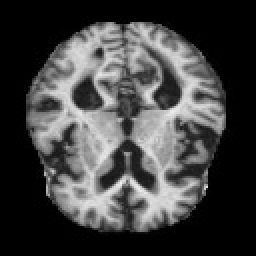
#> input picture MRI/train1/Mild Impairment/MildImpairment (105).jpg, 128 x 128 px (shown 2 times larger); its folder holds only this picture in this run
$ python RF.py
#> lines starting #> are read from the running program, lines starting #| are printed output that depends on the picture
# Import necessary libraries
import os
import numpy as np
import cv2
from sklearn.ensemble import RandomForestClassifier
from sklearn.metrics import classification_report, accuracy_score, f1_score, precision_score, recall_score
from sklearn.model_selection import train_test_split
from sklearn.preprocessing import LabelEncoder

# Define the paths to your train and test data folders for each device
device_data_dirs = {
    "Device1": {
        "train_data_dir": '../train1',
        "test_data_dir": '../test1'
    },
    "Device2": {
        "train_data_dir": '../train2',
        "test_data_dir": '../test2'
    },
    "Device3": {
        "train_data_dir": '../train3',
        "test_data_dir": '../test3'
    },
    "Device4": {
        "train_data_dir": '../train4',
        "test_data_dir": '../test4'
    },
    "Device5": {
        "train_data_dir": '../train5',
        "test_data_dir": '../test5'
    }
}

# Create empty lists to store metrics for all devices
all_precisions = []
all_accuracies = []
all_f1_scores = []
all_recalls = []

# Loop through all devices
for device_name, data_dirs in device_data_dirs.items():
    train_data_dir = data_dirs["train_data_dir"]
    test_data_dir = data_dirs["test_data_dir"]

    # Initialize empty lists to store image data and labels for training and testing
    X_train = []
    y_train = []
    X_test = []
    y_test = []

    # Loop through the train folder to load images and labels
    for class_name in os.listdir(train_data_dir):
        class_dir = os.path.join(train_data_dir, class_name)
        for image_name in os.listdir(class_dir):
            image_path = os.path.join(class_dir, image_name)
            image = cv2.imread(image_path)
#> image is the input picture: shape (128, 128, 3); min 0, max 242, mean 65.6
            image = cv2.resize(image, (224, 224))
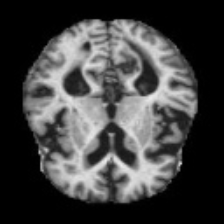
#> image: shape (224, 224, 3); min 0, max 236, mean 65.5
            X_train.append(image)
            y_train.append(class_name)

    # Loop through the test folder to load test images and labels
#> (the run stopped early here; a loop or call above may not have finished)

$ run again, on MRI/train1/Moderate Impairment/ModerateImpairment (159).jpg
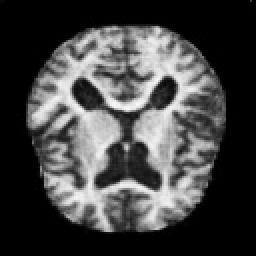
#> input picture MRI/train1/Moderate Impairment/ModerateImpairment (159).jpg, 128 x 128 px (shown 2 times larger)
#> image is the input picture: shape (128, 128, 3); min 0, max 248, mean 68
#> `image = cv2.resize(image, (224, 224))`:
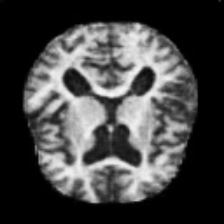
#> image: shape (224, 224, 3); min 0, max 246, mean 68
